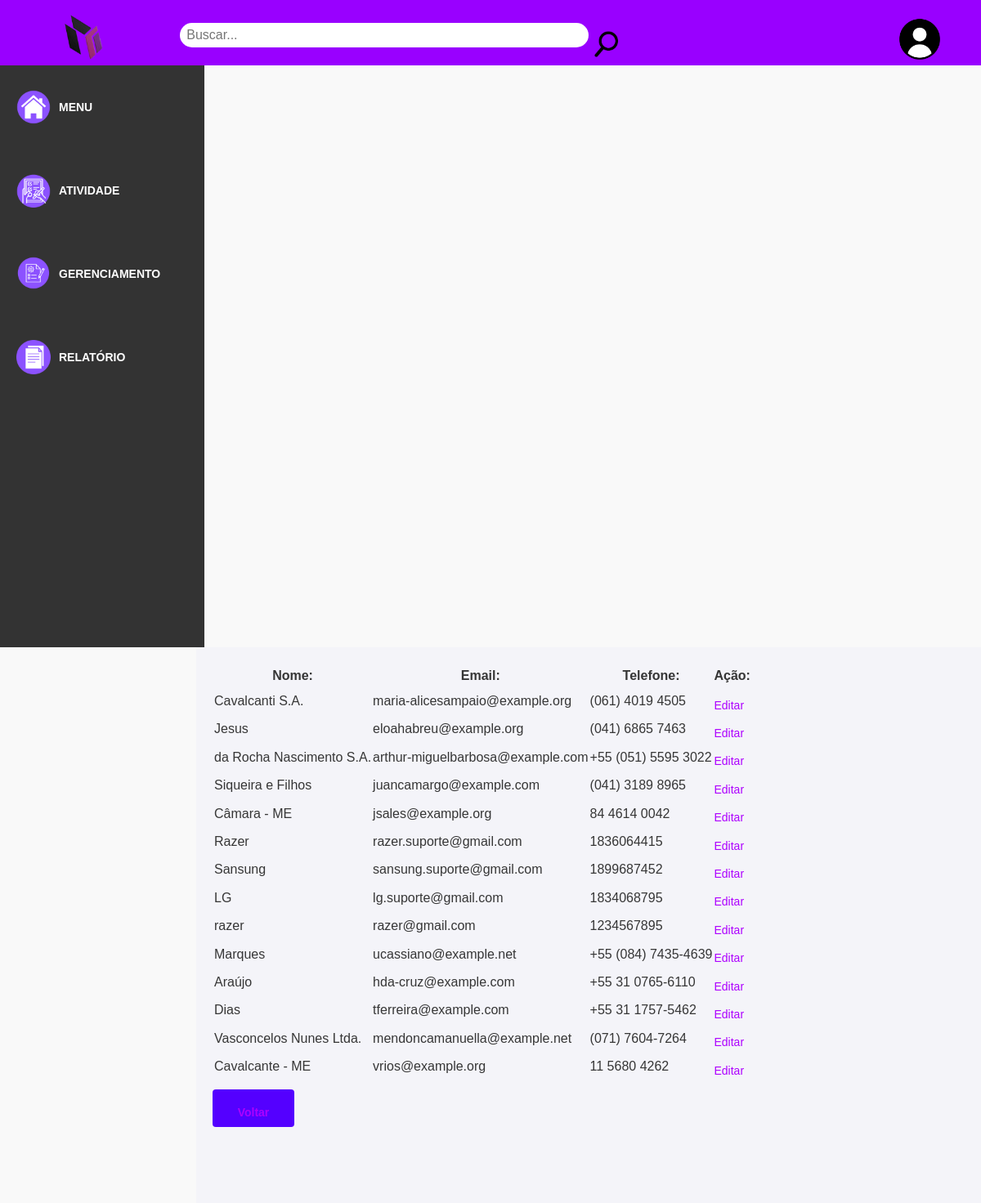
Screenshot of /fornecedor/lista with the database file from the repository.
### models.py (models this page shows, shortened)
class Fornecedor(Base):
    __tablename__ = 'FORNECEDOR'
    id_fornecedor = Column(Integer, primary_key=True)
    nome_fornecedor = Column(String(30), nullable=False, index=True)
    telefone_fornecedor = Column(String(14), nullable=False, unique=True)
    email_fornecedor = Column(String(80), nullable=False, unique=True, index=True)
    produtos = relationship('Produto', back_populates='fornecedor')
    def serialize(self):
        return {
            'id': self.id_fornecedor,
            'nome': self.nome_fornecedor,
            'telefone': self.telefone_fornecedor,
            'email': self.email_fornecedor,
        }

### app.py (the view)
@app.route('/fornecedor/lista', methods=['GET'])
def listar_fornecedor():
    lista_fornecedores = select(Fornecedor)
    lista_fornecedor = db_session.execute(lista_fornecedores).scalars().all()
    result = []
    print(lista_fornecedor)
    for fornecedor in lista_fornecedor:
        result.append(fornecedor.serialize())
    return render_template('listar_fornecedor.html',
                           fornecedores=result)

### templates/listar_fornecedor.html
{% extends 'base.html' %}
{% block conteudo %}
    <table>
        <thead>
            <tr>
                <th>Nome:</th>
                <th>Email:</th>
                <th>Telefone:</th>
                <th>Ação:</th>
            </tr>
        </thead>
        <tbody>
            {% for fornecedor in fornecedores %}
            <tr>
                <td>{{ fornecedor.nome}}</td>
                <td>{{ fornecedor.email }}</td>
                <td>{{ fornecedor.telefone }}</td>
                <td><a href="{{ url_for('editar_fornecedor', id=fornecedor['id'] )}}">Editar</a></td>
            {% endfor %}
            </tr>
        </tbody>
    </table>
    <div class="vol">
        <button><a href="{{ url_for ('fornecedores') }}"><strong>Voltar</strong></a></button>
    </div>
{% endblock %}

### static/css/base.css (style rules this page uses)
* { margin: 0; padding: 0; font-family: Arial, Helvetica, sans-serif; box-sizing: border-box; }
body { line-height: 1.6; color: #363636; background-color: #f9f9f9; }
button { background-color: #5400ff; color: white; padding: 10px 20px; border: none; border-radius: 4px; cursor: pointer; font-size: 16px; margin-top: 10px; width: 100px; box-sizing: border-box; }
.vol { margin-right: 250px; height: 50px; }
a { text-decoration: none; color: #ad00ff; font-size: 14px; margin-top: 10px; display: block; }

### rows the page displays
Fornecedor: nome "Cavalcanti S.A.", email "maria-alicesampaio@example.org", telefone "(061) 4019 4505"
Fornecedor: nome "Jesus", email "eloahabreu@example.org", telefone "(041) 6865 7463"
Fornecedor: nome "da Rocha Nascimento S.A.", email "arthur-miguelbarbosa@example.com", telefone "+55 (051) 5595 3022"
Fornecedor: nome "Siqueira e Filhos", email "juancamargo@example.com", telefone "(041) 3189 8965"
Fornecedor: nome "Câmara - ME", email "jsales@example.org", telefone "84 4614 0042"
Fornecedor: nome "Razer", email "razer.suporte@gmail.com", telefone "1836064415"
Fornecedor: nome "Sansung", email "sansung.suporte@gmail.com", telefone "1899687452"
Fornecedor: nome "LG", email "lg.suporte@gmail.com", telefone "1834068795"
Fornecedor: nome "razer", email "razer@gmail.com", telefone "1234567895"
Fornecedor: nome "Marques", email "ucassiano@example.net", telefone "+55 (084) 7435-4639"
Fornecedor: nome "Araújo", email "hda-cruz@example.com", telefone "+55 31 0765-6110"
Fornecedor: nome "Dias", email "tferreira@example.com", telefone "+55 31 1757-5462"
Fornecedor: nome "Vasconcelos Nunes Ltda.", email "mendoncamanuella@example.net", telefone "(071) 7604-7264"
Fornecedor: nome "Cavalcante - ME", email "vrios@example.org", telefone "11 5680 4262"
